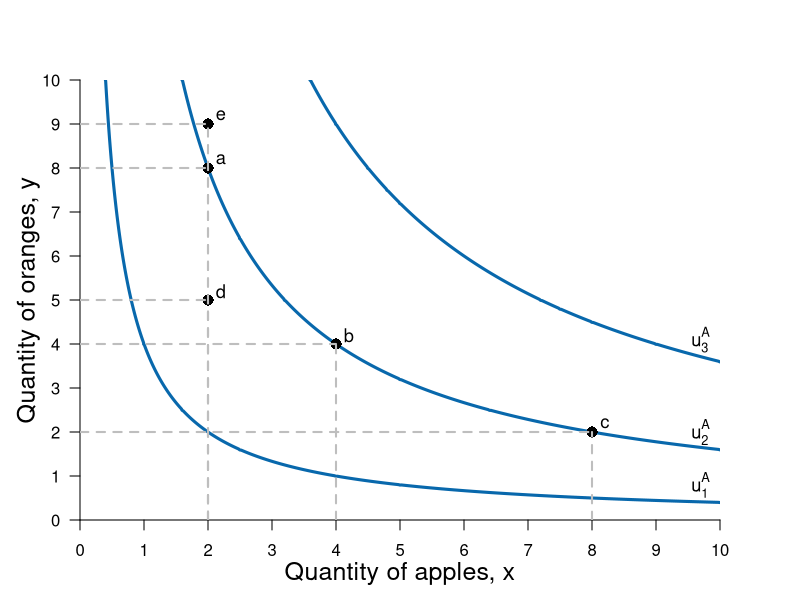

The R script that drew this image:
#Graph Designer: Simon Halliday
#Authors: Bowles, Foley and Halliday
#Title: Coordination, Conflict and Competition: A Text in Microeconomics

library(shape)
pdf(file = "constrained_optimization/indiff_map.pdf", width = 8, height = 6)

#Set parameters for graphics
axislabelsize <- 1.5
labelsize <- 1.1
graphlinewidth <- 3
segmentlinewidth <- 2

COL <- c("#7fc97f", "#beaed4", "#fdc086", "#ffff99", "#386cb0", "#f0027f", "#bf5b17", "#666666")
COLA <- c("#e0f3db", "#99d8c9","#66c2a4","#41ae76", "#238b45", "#005824")
COLB <- c("#4eb3d3", "#2b8cbe", "#0868ac","#084081")

#Edited the margins to cater for the larger LHS labels
par(mar =  c(4, 4, 4, 4))

#Change this to make it log of l 

# ppf <- function(l, k = 0.5) {
#   k * (1/l)
# }

ppf <- function(x, k = 0.1, maxy = 8, alpha = 2) {
  maxy - k*x^alpha 
}

uFn <- function(x, y, alpha = 0.5){
  (x^alpha)*(y^(1-alpha))
}

xlims <- c(0, 10)
ylims <- c(0, 10)

npts <- 501 
x <- seq(xlims[1], xlims[2], length.out = npts)
y <- seq(ylims[1], ylims[2], length.out = npts) 
a <- c(2, 4, 6)

plot(0, 0, xlim = xlims, ylim = ylims, type = "n",
     xlab = expression(paste("")),
     ylab = expression(paste("")), 
     xaxt = "n", 
     yaxt = "n", 
     cex.lab = axislabelsize, 
     bty = "n", 
     xaxs="i", 
     yaxs="i"
)


ticksy <- seq(from = 0, to = ylims[2], by = 1)
ylabels <- seq(from = 0, to = ylims[2], by = 1)
ticksx <- seq(from = 0, to = xlims[2], by = 1)
xlabels <- seq(from = 0, to = xlims[2], by = 1)
# ticksy <- c(ylims[1], 5, 8, ylims[2])
# ylabels <- c(NA, expression(paste(y,"*")), expression(paste(bar(y))), NA)
# ticksx <- c(xlims[1], 5, 8.944272, xlims[2])
# xlabels <- c(NA, expression(paste(x,"*")), expression(paste(bar(x))), NA)

axis(1, at = ticksx, pos = 0, labels = xlabels)
axis(2, at = ticksy, pos = 0, labels = ylabels, las = 1)

npts <- 500 
xx1 <- seq(xlims[1], xlims[2], length.out = npts)
xx2 <- seq(0, xlims[2], length.out = npts)
xx3 <- seq(xlims[1], 0, length.out = npts)

#Draw the polygon for shading the feasible set
#xpoly1 <- seq(from = xlims[1], to = xlims[2], length.out = 500)
#ypoly1 <- ppf(xpoly1, k = 0.1, maxy = 8, alpha = 2)
#polygon(x = c(xpoly1, rev(xpoly1[1])), y = c(ypoly1, rev(ypoly1)[1]), col=COLA[1], density=NULL, border = NA)

#Draw the graphs
#lines(xx1, ppf(xx1, k = 0.1, maxy = 8, alpha = 2), col = COLA[5], lwd = graphlinewidth)
#lines(xx2, fishProd(xx2, k = 2), col = COLB[3], lwd = graphlinewidth)
#lines(xx3, feasibleLabor(xx3, time = 10), col = COL[3], lwd = graphlinewidth)
#lines(xx4, manufactureProd(xx4, k = 0.1, alpha = 2), col = COLB[4], lwd = graphlinewidth)

#Label the feasible frontier
# text(3.2, 1, expression("Feasible Frontier"), cex = labelsize)
# text(3.2, 0.5, expression("(production possibilities frontier)"), cex = labelsize)
# Arrows(4.35, 0.95, 8.1, 0.95, col = "black", lty = 1, lwd = 2, arr.type = "triangle", arr.lwd = 0.5)

contour(x, y, 
        outer(x, y, uFn),
        drawlabels = FALSE,
        col = COLB[3],
        lwd = graphlinewidth,
        levels = a, 
        xaxs="i", 
        yaxs="i", 
        add = TRUE)

#Axis labels
mtext(expression(paste("Quantity of apples, ", x)), side = 1, line = 2.5, cex = axislabelsize)
text(-0.8, 5, expression(paste("Quantity of oranges, ", y)), xpd = TRUE, cex = axislabelsize, srt = 90) 

#Annotate points (4,4),(2,8),(8,2) on feasibility frontier
text(4.2, 4.2, expression(paste(b)), cex = labelsize)
points(4, 4, pch = 16, col = "black", cex = 1.5)

text(2.2, 8.2, expression(paste(a)), cex = labelsize)
points(2, 8, pch = 16, col = "black", cex = 1.5)

text(8.2, 2.2, expression(paste(c)), cex = labelsize)
points(8, 2, pch = 16, col = "black", cex = 1.5)

segments(0, 4, 4, 4, lty = 2, col = "gray", lwd = segmentlinewidth)
segments(4, 0, 4, 4, lty = 2, col = "gray", lwd = segmentlinewidth)

segments(0, 8, 2, 8, lty = 2, col = "gray", lwd = segmentlinewidth)
segments(2, 0, 2, 8, lty = 2, col = "gray", lwd = segmentlinewidth)

segments(0, 2, 8, 2, lty = 2, col = "gray", lwd = segmentlinewidth)
segments(8, 0, 8, 2, lty = 2, col = "gray", lwd = segmentlinewidth)

#Annotate points between the indifference curves along x = 2
text(2.2, 5.2, expression(paste(d)), cex = labelsize)
points(2, 5, pch = 16, col = "black", cex = 1.5)

text(2.2, 9.2, expression(paste(e)), cex = labelsize)
points(2, 9, pch = 16, col = "black", cex = 1.5)


segments(0, 5, 2, 5, lty = 2, col = "gray", lwd = segmentlinewidth)
segments(2, 0, 2, 5, lty = 2, col = "gray", lwd = segmentlinewidth)

segments(0, 9, 2, 9, lty = 2, col = "gray", lwd = segmentlinewidth)
segments(2, 0, 2, 9, lty = 2, col = "gray", lwd = segmentlinewidth)


#Add mrs = mrt at i
# text(5.25, 7.25, expression(paste(mrs(x,y) == mrt(x,y))), cex = labelsize)
# Arrows(5.25, 7, 5.25, 5.75, col = "black", lty = 1, lwd = 2, arr.type = "triangle", arr.lwd = 0.5)

#Label the indifference curves
text(9.7, .8, expression(u[1]^A), cex = labelsize)
text(9.7, 2, expression(u[2]^A), cex = labelsize)
text(9.7, 4.1, expression(u[3]^A), cex = labelsize)

dev.off()
